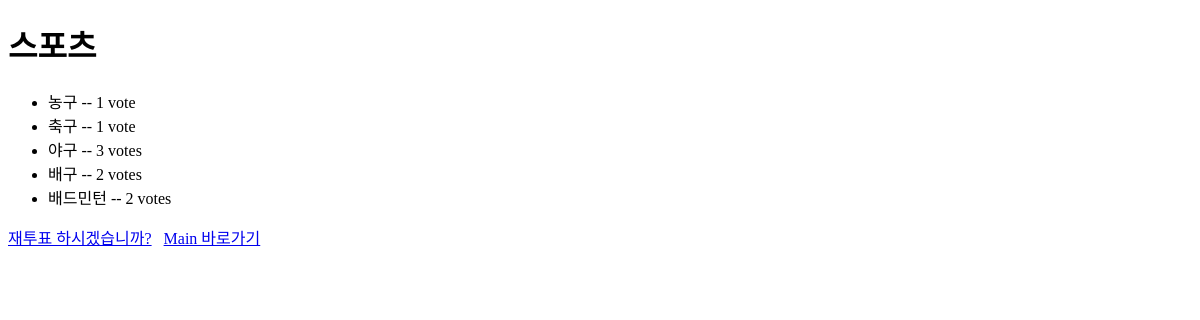
The page /livepolls/2/results/ on the database as committed earlier.
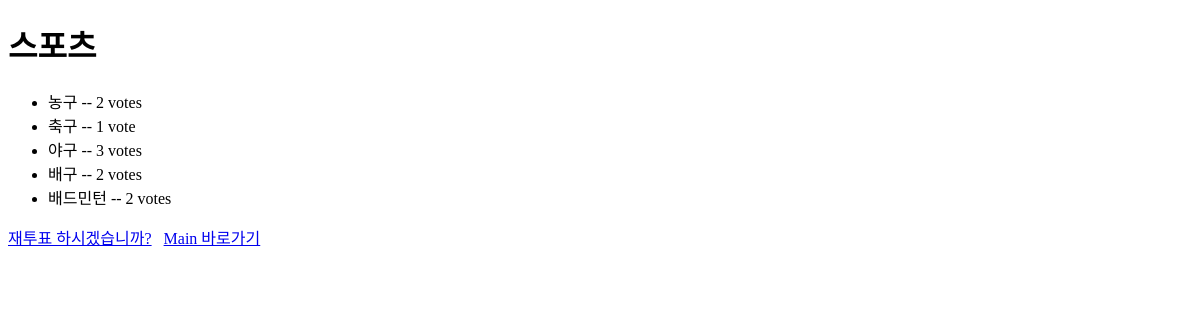
The same page on the database as committed later.
### livepolls/models.py (models this page shows, shortened)
class Choice(models.Model): # 질문에 대한 답변 항목
    question = models.ForeignKey(Question, on_delete=models.CASCADE) # 외래키 설정
    choice_text = models.CharField(max_length=200) # varchar(200), 답변항목
    votes = models.IntegerField(default=0) # Integer, 투표수

### livepolls/views.py (the view)
# urls.py: path('<int:question_id>/results/', views.results, name='results'), # /livepolls/일련번호/result
def results(request, question_id):
    question = get_object_or_404(Question, pk=question_id)
    return render(request, 'livepolls/results.html', {'question':question})

### livepolls/templates/livepolls/results.html (shortened to what this page needs)
<!DOCTYPE html>
<html lang="en">
<head>
</head>
<body>
    <h1>{{ question.question_text }}</h1>
    <ul>
    {% for choice in question.choice_set.all %}
        <li>{{ choice.choice_text }} -- {{ choice.votes }}
                    vote{{ choice.votes|pluralize }}
        </li>
    {% endfor %}
    </ul>
    <a href="{% url 'livepolls:detail' question.id %}">재투표 하시겠습니까?</a>
    <a href="/">Main 바로가기</a>
</body>
</html>

Rows that differ between the two databases and show on the page:
changed Choice "농구": votes "1" → "2"
